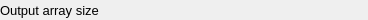
    <widget class="PyDMFrame" name="composite_9">
      <property name="geometry">
        <rect>
          <x>10</x>
          <y>785</y>
          <width>368</width>
          <height>20</height>
        </rect>
      </property>
      <widget class="QLabel" name="text_10">
        <property name="geometry">
          <rect>
            <x>0</x>
            <y>0</y>
            <width>170</width>
            <height>20</height>
          </rect>
        </property>
        <property name="text">
          <string>Output array size</string>
        </property>
        <property name="font" stdset="0">
          <font>
            <pointsize>10</pointsize>
          </font>
        </property>
        <property name="brush" stdset="0">
          <brush brushstyle="SolidPattern">
            <color alpha="255">
              <red>0</red>
              <green>0</green>
              <blue>0</blue>
            </color>
          </brush>
        </property>
        <property name="toolTip">
          <string>text_10</string>
        </property>
        <property name="alignment">
          <set>Qt::AlignLeading|Qt::AlignLeft|Qt::AlignVCenter</set>
        </property>
        <property name="styleSheet">
          <string notr="true">QLabel#text_10 {
  color: rgb(0, 0, 0);
  }</string>
        </property>
      </widget>
      <widget class="PyDMLabel" name="text_update">
        <property name="geometry">
          <rect>
            <x>241</x>
            <y>1</y>
            <width>61</width>
            <height>18</height>
          </rect>
        </property>
        <property name="toolTip">
          <string>PV: ${prefix}ArraySizeY_RBV</string>
        </property>
        <property name="channel" stdset="0">
          <string>ca://${prefix}ArraySizeY_RBV</string>
        </property>
        <property name="font" stdset="0">
          <font>
            <pointsize>10</pointsize>
          </font>
        </property>
        <property name="alignment">
          <set>Qt::AlignCenter</set>
        </property>
        <property name="textInteractionFlags">
          <set>Qt::TextSelectableByKeyboard|Qt::TextSelectableByMouse</set>
        </property>
        <property name="styleSheet">
          <string notr="true">PyDMLabel#text_update {
  color: rgb(10, 0, 184);
  background-color: rgb(187, 187, 187);
  }</string>
        </property>
      </widget>
      <widget class="PyDMLabel" name="text_update_1">
        <property name="geometry">
          <rect>
            <x>307</x>
            <y>1</y>
            <width>61</width>
            <height>18</height>
          </rect>
        </property>
        <property name="toolTip">
          <string>PV: ${prefix}ArraySizeZ_RBV</string>
        </property>
        <property name="channel" stdset="0">
          <string>ca://${prefix}ArraySizeZ_RBV</string>
        </property>
        <property name="font" stdset="0">
          <font>
            <pointsize>10</pointsize>
          </font>
        </property>
        <property name="alignment">
          <set>Qt::AlignCenter</set>
        </property>
        <property name="textInteractionFlags">
          <set>Qt::TextSelectableByKeyboard|Qt::TextSelectableByMouse</set>
        </property>
        <property name="styleSheet">
          <string notr="true">PyDMLabel#text_update_1 {
  color: rgb(10, 0, 184);
  background-color: rgb(187, 187, 187);
  }</string>
        </property>
      </widget>
      <widget class="PyDMLabel" name="text_update_2">
        <property name="geometry">
          <rect>
            <x>175</x>
            <y>1</y>
            <width>61</width>
            <height>18</height>
          </rect>
        </property>
        <property name="toolTip">
          <string>PV: ${prefix}ArraySizeX_RBV</string>
        </property>
        <property name="channel" stdset="0">
          <string>ca://${prefix}ArraySizeX_RBV</string>
        </property>
        <property name="font" stdset="0">
          <font>
            <pointsize>10</pointsize>
          </font>
        </property>
        <property name="alignment">
          <set>Qt::AlignCenter</set>
        </property>
        <property name="textInteractionFlags">
          <set>Qt::TextSelectableByKeyboard|Qt::TextSelectableByMouse</set>
        </property>
        <property name="styleSheet">
          <string notr="true">PyDMLabel#text_update_2 {
  color: rgb(10, 0, 184);
  background-color: rgb(187, 187, 187);
  }</string>
        </property>
      </widget>
    </widget>
